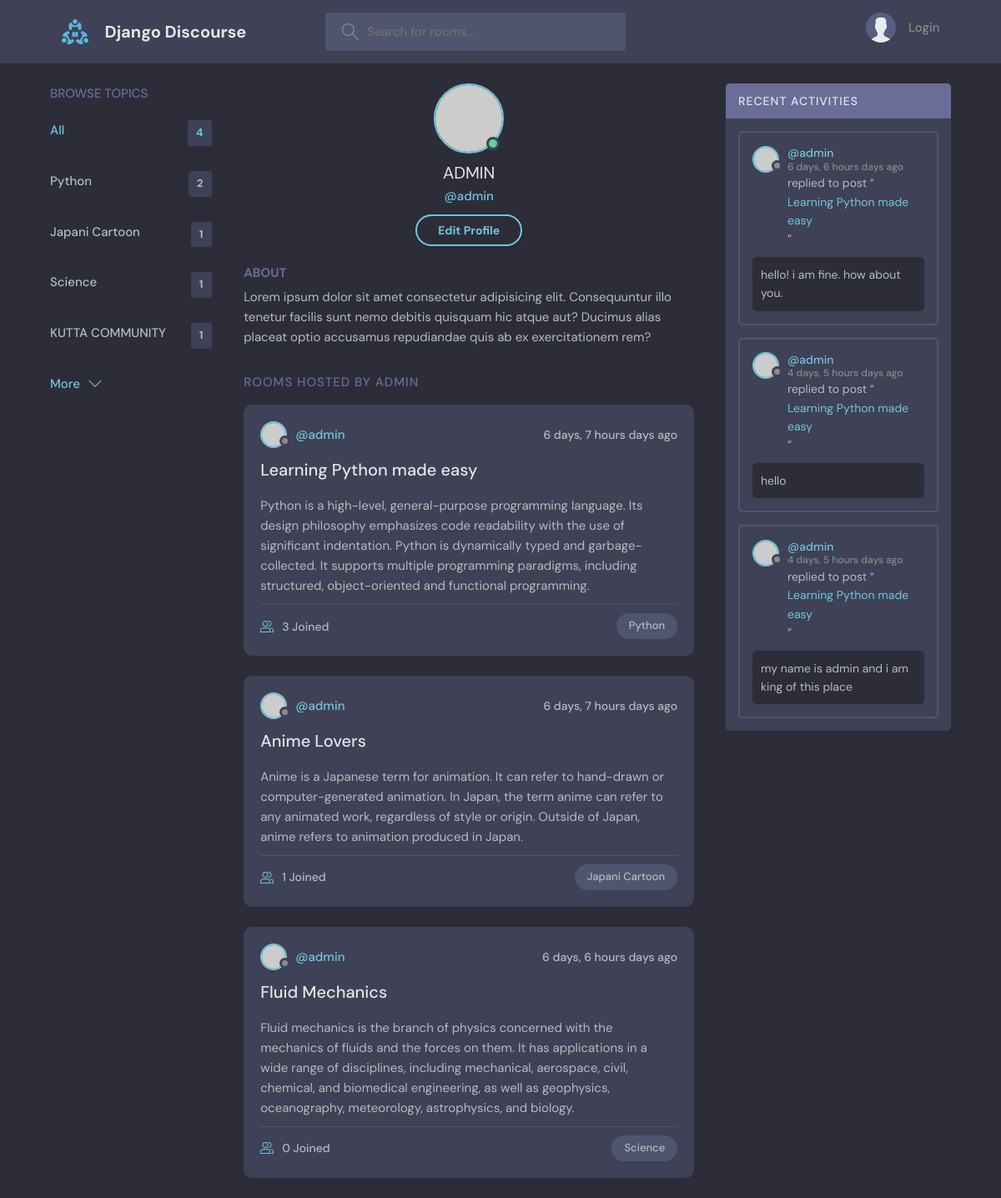
The app's page /userprofile/1, older data.
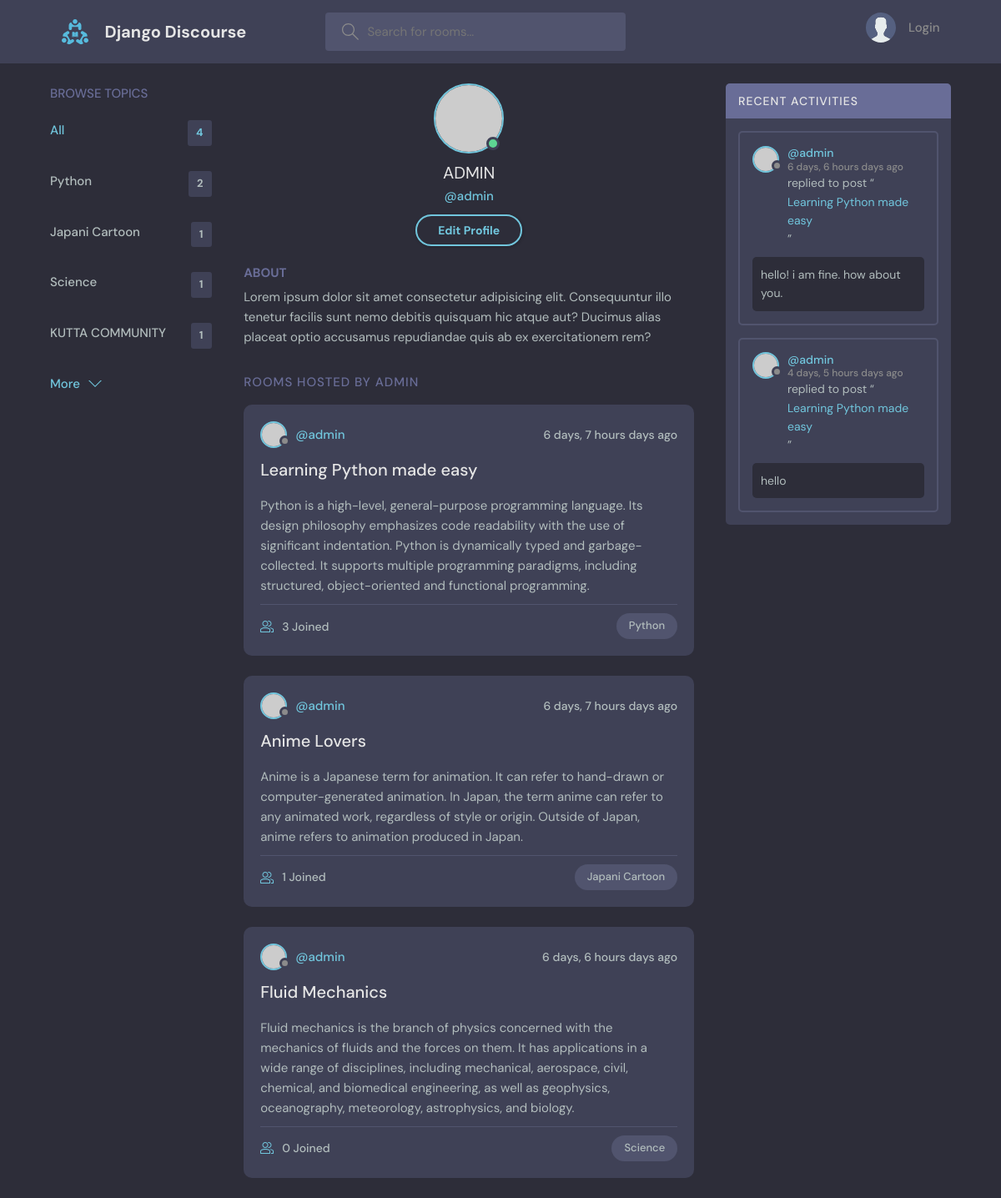
The same page, newer data.
### chat/models.py (models this page shows, shortened)
class Topic(models.Model):
    topic = models.CharField(max_length=200)
    def __str__(self):
        return self.topic

class Room(models.Model):
    host = models.ForeignKey(User,on_delete=models.SET_NULL,null=True)
    name = models.CharField(max_length=200)
    description = models.TextField(null=True,blank=True)
    participants = models.ManyToManyField(User,related_name="Participants",blank=True)
    topic = models.ForeignKey(Topic,on_delete=models.SET_NULL,null=True)
    updated = models.DateTimeField(auto_now=True)
    created = models.DateTimeField(auto_now_add=True)
    class Meta:
        ordering = ['-updated','-created']
    def __str__(self):
        return self.name

class Message(models.Model):
    user = models.ForeignKey(User,on_delete=models.CASCADE)
    room = models.ForeignKey(Room,on_delete=models.CASCADE)
    message = models.TextField()
    updated = models.DateTimeField(auto_now=True)
    created = models.DateTimeField(auto_now_add=True)

### chat/views.py (the view)
# urls.py: path('userprofile/<str:pk>',views.userProfile,name="userprofile"),
def userProfile(request,pk):
    user = User.objects.get(id=pk)
    rooms = user.room_set.all()
    chats = user.message_set.all()
    topics = Topic.objects.all()
    context = {'user' : user,'rooms' : rooms,'chats' : chats,'topics' : topics}
    return render(request,'chat/profile.html',context)

### chat/templates/chat/profile.html
{% extends "base.html" %}
{% block content %}
  <main class="profile-page layout layout--3">
    <div class="container">
      {% include 'chat/topics_components.html' %}
      <div class="roomList">
        <div class="profile">
          <div class="profile__avatar">
            <div class="avatar avatar--large active">
              <img src="https://randomuser.me/api/portraits/men/11.jpg" />
            </div>
          </div>
          <div class="profile__info">
            <h3 style="text-transform: uppercase;">{{user.username}}</h3>
            <p>@{{user.username}}</p>
            <a href="edit-user.html" class="btn btn--main btn--pill">Edit Profile</a>
          </div>
          <div class="profile__about">
            <h3>About</h3>
            <p>
              Lorem ipsum dolor sit amet consectetur adipisicing elit. Consequuntur illo tenetur
              facilis sunt nemo debitis quisquam hic atque aut? Ducimus alias placeat optio
              accusamus repudiandae quis ab ex exercitationem rem?
            </p>
          </div>
        </div>
        <div class="roomList__header">
          <div>
            <h2>Rooms Hosted by {{user.username}}</a>
            </h2>
          </div>
        </div>
        {% include 'chat/feed_components.html' %}
      </div>
        {% include 'chat/activity_components.html' %}
    </div>
  </main>
{% endblock %}

### chat/templates/chat/topics_components.html (shortened to what this page needs)
<div class="topics">
    <div class="topics__header">
      <h2>Browse Topics</h2>
    </div>
    <ul class="topics__list">
      <li>
        <a href="{% url 'home' %}" class="active">All<span>{{topics.count}}</span></a>
      </li>
      {% for topic in topics %}
      <li>
        <a href="{% url 'home' %}?q={{topic}}">{{topic}}<span>{{topic.room_set.all.count}}</span></a>
      </li>
      {% endfor %}
    </ul>
    <a class="btn btn--link" href="topics.html">
      More
      <svg
        version="1.1"
        xmlns="http://www.w3.org/2000/svg"
        width="32"
        height="32"
        viewBox="0 0 32 32"
      >
        <title>chevron-down</title>
        <path d="M16 21l-13-13h-3l16 16 16-16h-3l-13 13z"></path>
      </svg>
    </a>
  </div>

### chat/templates/chat/feed_components.html (shortened to what this page needs)
{% for room in rooms %}
<div class="roomListRoom">
    <div class="roomListRoom__header">
      <a href="{% url 'userprofile' room.host.id %}" class="roomListRoom__author">
        <div class="avatar avatar--small">
          <img src="https://randomuser.me/api/portraits/women/11.jpg" />
        </div>
        <span>@{{ room.host }}</span>
      </a>
      <div class="roomListRoom__actions">
        <span>{{ room.created|timesince }} days ago</span>
      </div>
    </div>
    <div class="roomListRoom__content">
      <a href="{% url 'room' room.id %}">{{ room.name }}</a>
      <p>
        {{ room.description }}
      </p>
    </div>
    <div class="roomListRoom__meta">
      <a href="{% url 'room' room.id %}" class="roomListRoom__joined">
        {{ room.participants.count }} Joined
      </a>
      <p class="roomListRoom__topic">{{room.topic}}</p>
    </div>
  </div>
  {% endfor %}

### chat/templates/chat/activity_components.html (shortened to what this page needs)
<div class="activities">
    <div class="activities__header">
      <h2>Recent Activities</h2>
    </div>
    {% for chat in chats|slice:":3" %}
    <div class="activities__box">
      <div class="activities__boxHeader roomListRoom__header">
        <a href="{% url 'userprofile' chat.user.id %}" class="roomListRoom__author">
          <div class="avatar avatar--small">
            <img src="https://randomuser.me/api/portraits/women/11.jpg" />
          </div>
          <p>
            @{{chat.user}}
            <span>{{chat.created|timesince}} days ago</span>
          </p>
        </a>
      </div>
      <div class="activities__boxContent">
        <p>
          replied to post “<a href="{% url 'room' chat.room.id %}">{{chat.room}}</a
          >”
        </p>
        <div class="activities__boxRoomContent">
            {{chat.message}}
        </div>
      </div>
    </div>
    {% endfor %}
  </div>

Row changes from the older to the newer data that the page shows:
removed Message: user "admin", created "4 days, 5 hours", room "Learning Python made easy", message "my name is admin and i am king of this place"
